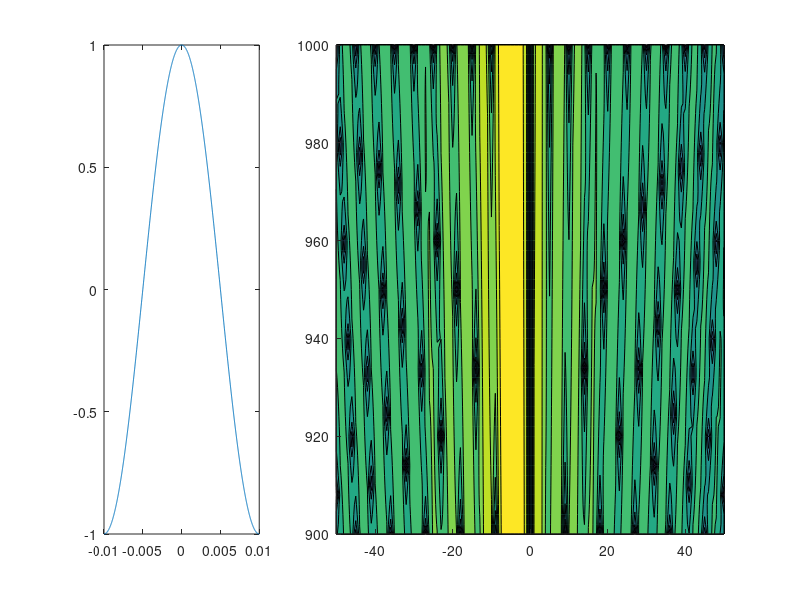

MATLAB code to generate this figure: (Note: this script raises an error after producing the figure.)

% Set up an amplitude grating with an aperture function along the x direction at
% z = 0. View intensity in the xz plane.

opticWaveLength = 1e-4;
k = 2 * pi / opticWaveLength;

surfEnd = 1e-2;
surfRes = opticWaveLength * 0.1; 
surface = -surfEnd:surfRes:surfEnd;
zEnd = 1000;
zRes = 2;
xEnd = 50;
xRes = 1;
[xGrid,zGrid] = meshgrid(-xEnd:xRes:xEnd, 900:zRes:zEnd);

ApertureFunction = @(X) exp(1i * pi * 1 * X / surfEnd); %sin(pi*X*10/surfEnd);
R = @(X0,X,Z) (X.^2 + Z.^2).^0.5;
CosAngle = @(X0,X,Z) Z ./ R(X0,X,Z);
GreensFunc = @(X0,X,Z) exp(1i .* k .* (X - surface)/R(X0,X,Z) .* surface) ./ R(X0,X,Z);
Integrand = @(X,Z) ApertureFunction(surface) .* GreensFunc(surface,X,Z) .* CosAngle(surface,X,Z);
SurfaceIntegral = @(X,Z) sum(Integrand(X,Z));
Huygens = @(X,Z) -1i/opticWaveLength * arrayfun(SurfaceIntegral,X,Z);
FindIntensityAtXZ = @(X,Z) log(abs(Huygens(X,Z)+1));

f = figure();
subplot(1,3,1); % Plot the aperture function;
plot(surface,ApertureFunction(surface));
subplot(1,3,[2 3]); % Plot the intensity in the plane
contourf(xGrid,zGrid,FindIntensityAtXZ(xGrid,zGrid),'EdgeColor','none');
colorbar;

% subplot(2,3,[5 6]); % Plot the intensity in the plane
% PhaseContributions = @(X) sum(exp(1i * k * (X - surface)/zEnd .* surface));
% FraunhoferAtXZ = @(X) log(abs(arrayfun(PhaseContributions, X)));
% contourf(xGrid, zGrid, FraunhoferAtXZ(xGrid),'EdgeColor','none');
% colorbar;